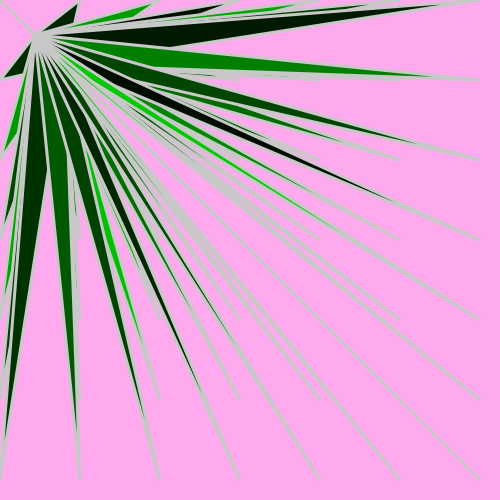
Frame 1 (no input)
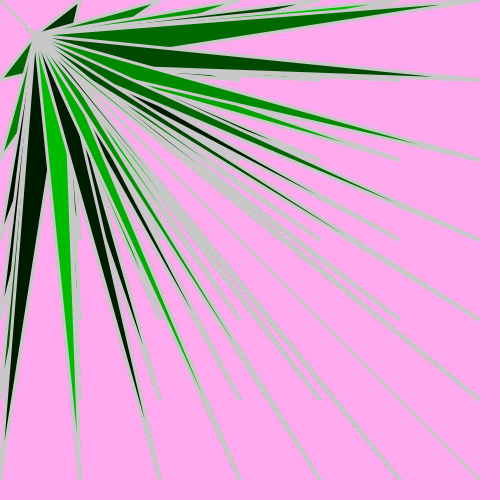
Frame 60 (no input)
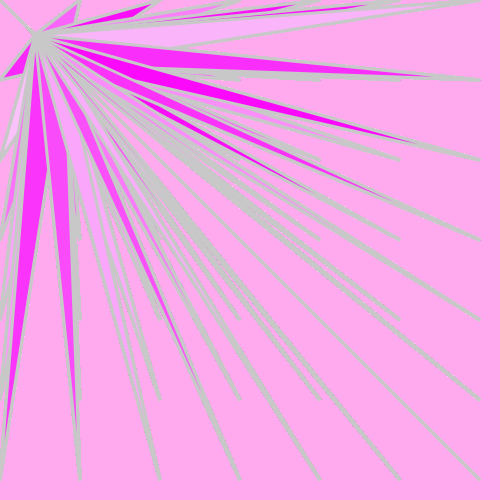
Frame 120 (the mouse pressed at the canvas centre since frame 60)

The p5.js sketch that drew these frames (run headless with seeded random() and noise() and a simulated clock; from frame 60 on, the mouse is pressed at the canvas centre):

// p5.js sketch
// ── sketch.js
/*
Nested Loop Sketch
Typer: Roseanny De La Cruz
Driver: Abul Kalam
*/


function setup() {
  createCanvas(500,  500);
  background('#fae');
}

function draw() {
  strokeWeight(3);
  stroke(200);
  
  for  (var r  =  0;  r  <=  width;  r  +=  80) {
    for  (var  a  =  0;  a  <=  height;  a  +=  80) {
      fill(mouseX,  random(205),  mouseY);
      triangle(r,  a,  35,  35,  65,  65);
    }
  }
 }
